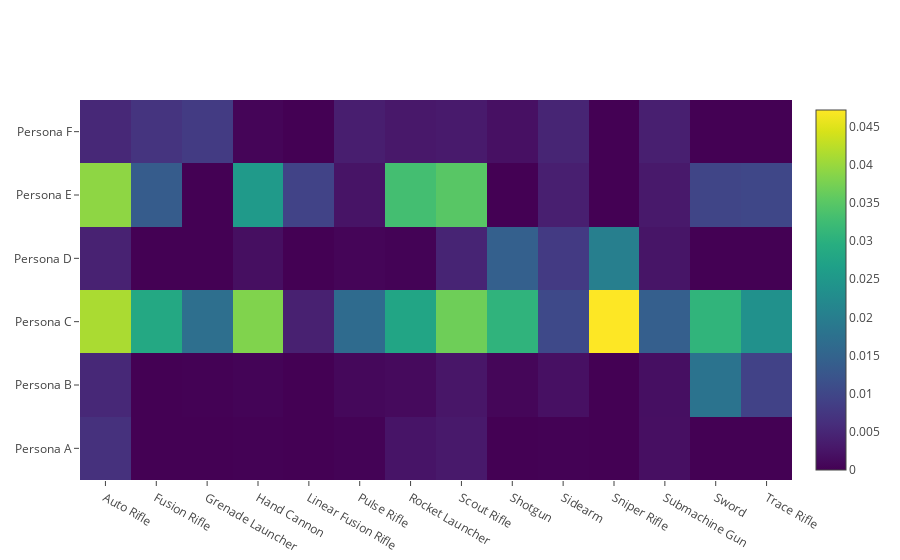

This figure's notebook cell:
### Code cell
init_notebook_mode(connected=True)
iplot(data)

### Figure 1 — Plotly figure (JSON) as saved in the notebook; plotly's stock layout.template omitted (floating-point values rounded to 4 significant figures)
{"data": [{"colorscale": "Viridis", "type": "heatmap", "x": ["Auto Rifle", "Fusion Rifle", "Grenade Launcher", "Hand Cannon", "Linear Fusion Rifle", "Pulse Rifle", "Rocket Launcher", "Scout Rifle", "Shotgun", "Sidearm", "Sniper Rifle", "Submachine Gun", "Sword", "Trace Rifle"], "y": ["Persona A", "Persona B", "Persona C", "Persona D", "Persona E", "Persona F"], "z": [[0.006546, 0, 0, 0.0001442, 0, 0.0002451, 0.002495, 0.003101, 0, 0.0001886, 0, 0.001852, 0, 0], [0.005272, 0, 0.000189, 0.0003494, 0, 0.0009397, 0.001155, 0.002722, 0.0006625, 0.001966, 0, 0.001817, 0.01803, 0.009288], [0.04123, 0.02833, 0.01711, 0.03817, 0.004193, 0.01644, 0.02778, 0.03674, 0.03059, 0.01042, 0.04717, 0.01409, 0.03079, 0.02361], [0.004369, 0, 0, 0.00177, 0, 0.0005657, 0.0002393, 0.004687, 0.01426, 0.008015, 0.02014, 0.002523, 0, 3.819e-06], [0.03919, 0.01358, 0, 0.0254, 0.009396, 0.002479, 0.03299, 0.03492, 0, 0.003965, 0, 0.003069, 0.009694, 0.01005], [0.00525, 0.007015, 0.00809, 0.0005777, 0, 0.003845, 0.002986, 0.003228, 0.001969, 0.004735, 0, 0.003943, 0, 3.553e-06]]}], "layout": {}}
